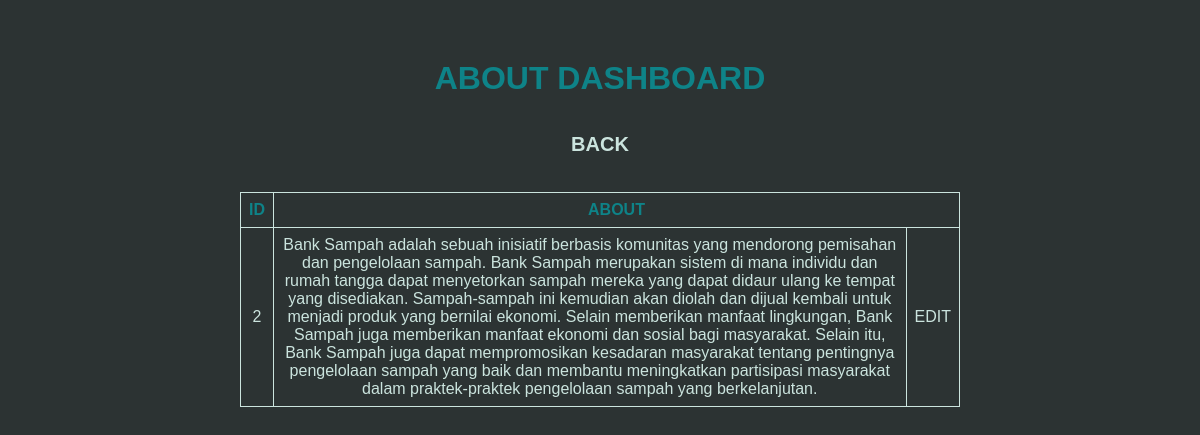
Page /admin/about/about.php on the committed database.
### tables this page shows
CREATE TABLE `about` (
  `ID` int(55) NOT NULL,
  `ABOUT` varchar(1000) NOT NULL
);

### admin/about/about.php (the view, shortened to what this page needs)
<!DOCTYPE html>
<html lang="en">
<head>
    <link rel="stylesheet" href="../../style/abouttable.css">
</head>
<body>
    <div class="container">
        <h1>ABOUT DASHBOARD</h1>
        <div class="back">
            <a href="../konten.php">BACK</a>
        </div>
        <table border="1">
            <?php
                include 'config.php';
                $sql = "SELECT * FROM about";
                $query = mysqli_query($conn, $sql);
                while($about = mysqli_fetch_array($query)){
            ?>
            <tr>
                <th>ID</th>
                <th colspan="2">ABOUT</th>
            </tr>
            <tr>
                <td><?php echo $about['ID'] ?></td>
                <td><?php echo $about['ABOUT'] ?></td>
                <td>
                    <a href="edit.php?ID=<?php echo $about['ID'] ?>">EDIT</a>
                </td>
            </tr>
            <?php } ?>
        </table>
    </div>
</body>
</html>

### style/abouttable.css (style rules this page uses)
* { margin: 0; padding: 0; font-family: Helvetica; }
body { background-color: #2C3333; }
.container { width: 60%; margin-left: auto; margin-right: auto; margin-top: 5%; }
.container h1 { color: #0E8388; text-align: center; margin-bottom: 5%; }
.container .back a { width: 100%; text-align: center; }
.container table { width: 100%; border-color: #CBE4DE; border-collapse: collapse; }
.container table th, td { padding: 8px; }
.container table th { color: #0E8388; }
.container table td { color: #CBE4DE; text-align: center; }
.container table td a { text-decoration: none; color: #CBE4DE; transition: all 1s ease; -webkit-transition: all 1s ease; -moz-transition: all 1s ease; -ms-transition: all 1s ease; -o-transition: all 1s ease; }
.back { margin-bottom: 5%; text-align: center; }
.back a { color: #CBE4DE; text-decoration: none; font-size: 20px; transition: all 1s ease; font-weight: bold; }

### rows in the picture
about: ID "2", ABOUT "Bank Sampah adalah sebuah inisiatif berbasis komunitas yang mendorong pemisahan dan pengelolaan sampah. Bank Sampah merupakan sistem di mana individu dan rumah tangga dapat menyetorkan sampah mereka yang dapat didaur ulang ke tempat yang disediakan. Sampah-sampah ini kemudian akan diolah dan dijual kembali untuk menjadi produk yang bernilai ekonomi. Selain memberikan manfaat lingkungan, Bank Sampah juga memberikan manfaat ekonomi dan sosial bagi masyarakat. Selain itu, Bank Sampah juga dapat mempromosikan kesadaran masyarakat tentang pentingnya pengelolaan sampah yang baik dan membantu meningkatkan partisipasi masyarakat dalam praktek-praktek pengelolaan sampah yang berkelanjutan."
